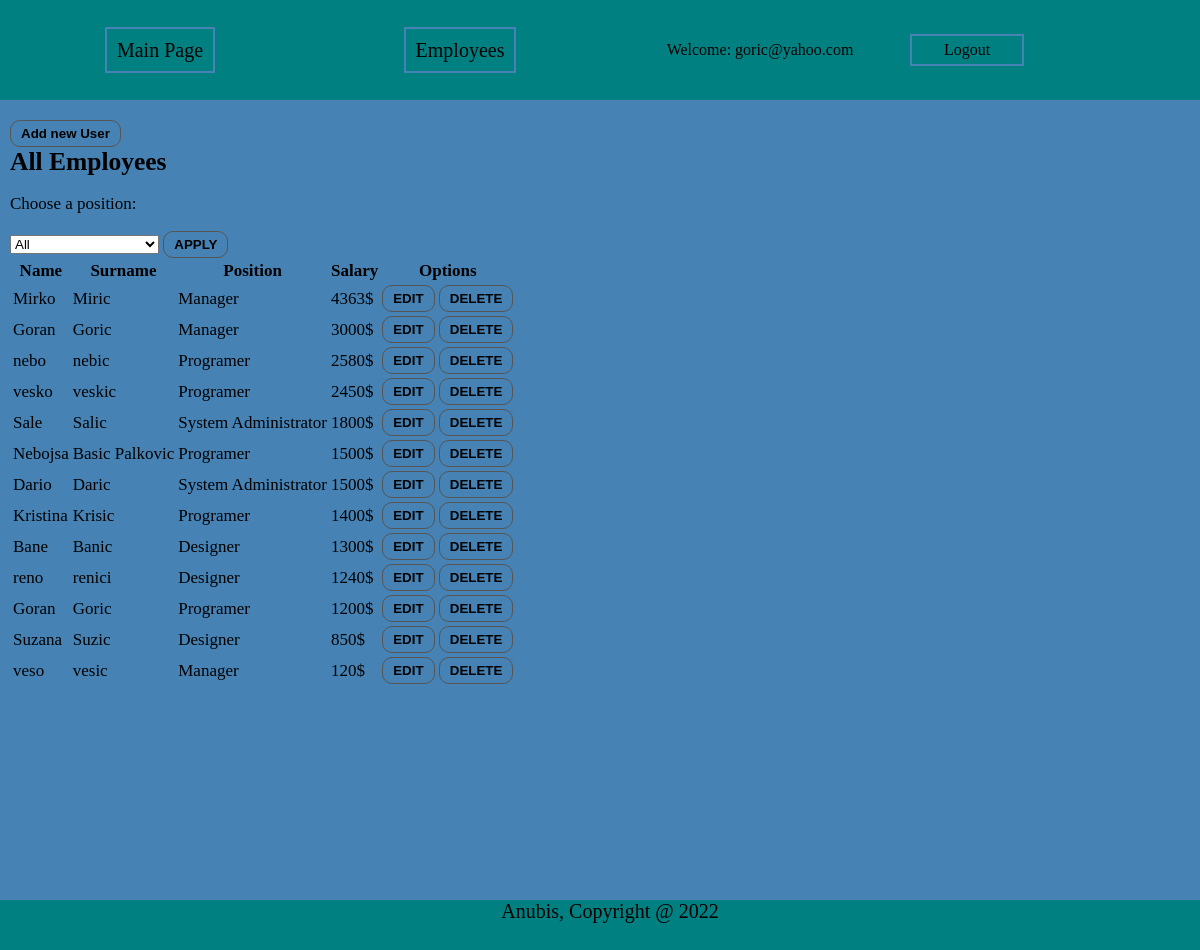
Page /pages/zaposleni.php (signed in) on the earlier database version.
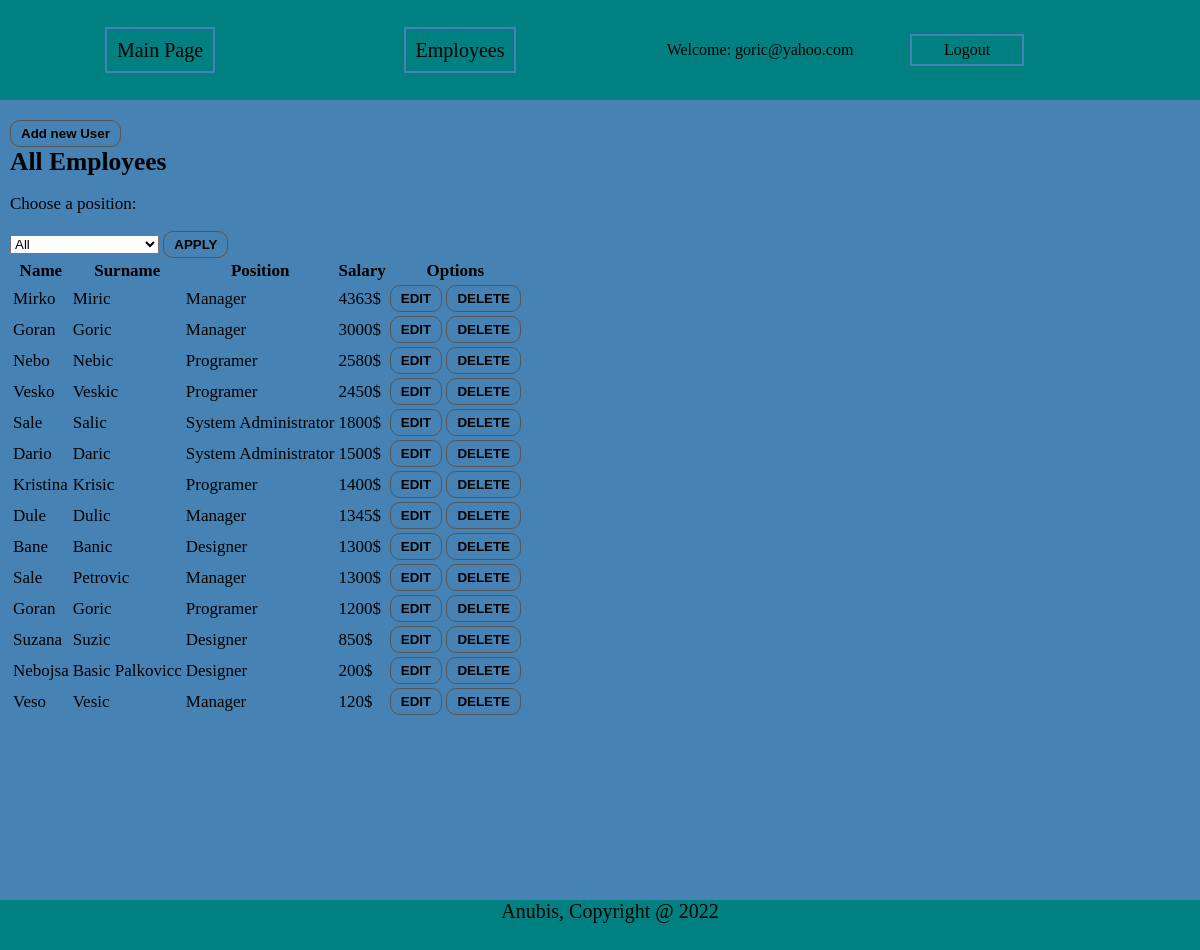
Same page on the later database version.
### tables this page shows
CREATE TABLE `zaposleni` (
  `zaposleni_id` int(255) NOT NULL,
  `zaposleni_ime` varchar(255) NOT NULL,
  `zaposleni_prezime` varchar(255) NOT NULL,
  `pozicija_id` int(255) NOT NULL,
  `zaposleni_plata` float NOT NULL,
  `zaposleni_email` varchar(255) NOT NULL,
  `zaposleni_password` varchar(80) DEFAULT NULL
);

CREATE TABLE `pozicija` (
  `pozicija_id` int(11) NOT NULL,
  `pozicija_naziv` varchar(255) NOT NULL
);

### dashboard/get_data.php (called while the page is built, shortened)
<?php
function getAllEmployees($connection)
{
    $sql = "SELECT p.pozicija_naziv as pozicija_naziv,
    z.zaposleni_id as zaposleni_id,
    z.zaposleni_ime as zaposleni_ime,
    z.zaposleni_prezime as zaposleni_prezime,
    z.zaposleni_plata as zaposleni_plata,
    z.zaposleni_email as zaposleni_email
  FROM zaposleni z
    LEFT JOIN pozicija p on z.pozicija_id = p.pozicija_id
  ORDER BY z.zaposleni_plata DESC";
    $result = mysqli_query($connection, $sql);
    if (mysqli_num_rows($result) > 0) {
        $array = mysqli_fetch_all($result, MYSQLI_ASSOC);
        return $array;
    } else {
        echo "0 results";
    }
}

### pages/zaposleni.php (the view, shortened to what this page needs)
<!DOCTYPE html>
<html lang="en">
<?php
include('header.php');
include('../dashboard/db_connect.php');
include('../dashboard/get_data.php');
include('../classes/User.php');
$zaposleni = getAllEmployees($connection);
?>
<div class="container main">
    <form action="add_page.php" method="POST">
        <br>
        <button name="add_new_user" value="add_new">Add new User</button>
    </form>
    <form action="">
        <h2>All Employees</h2>
        <p>Choose a position:</p>
        <select name="" id="">
            <option value="">All</option>
        </select>
        <button name="applySearch" id="apply">APPLY</button>
    </form>
    <table>
        <thead>
            <tr>
                <th>Name</th>
                <th>Surname</th>
                <th>Position</th>
                <th>Salary</th>
                <th>Options</th>
            </tr>
        </thead>
        <tbody>
            <?php foreach ($zaposleni as $zaposlen) : ?>
                <tr>
                    <form method="POST" action="<?php echo $_SERVER['PHP_SELF'] ?>">
                        <td><?php echo $zaposlen['zaposleni_ime'] ?></td>
                        <td><?php echo $zaposlen['zaposleni_prezime'] ?></td>
                        <td><?php echo $zaposlen['pozicija_naziv'] ?></td>
                        <td><?php echo $zaposlen['zaposleni_plata'] . '$' ?></td>
                        <td>
                            <button type="text" name="editUser"><a href="edit_page.php?id=<?php echo $zaposlen['zaposleni_id'] ?>">EDIT</a></button>
                            <button type="text" name="deleteUser" value="delete">DELETE</button>
                        </td>
                    </form>
                </tr>
            <?php endforeach; ?>
        </tbody>
    </table>
</div>
<?php include('footer.php'); ?>
</html>

Differences in the rows shown:
removed zaposleni: zaposleni_ime "reno", zaposleni_prezime "renici", pozicija.pozicija_naziv "Designer", zaposleni_plata "1240"
changed zaposleni: zaposleni_ime "nebo" → "Nebo"; zaposleni_prezime "nebic" → "Nebic"
changed zaposleni: zaposleni_ime "vesko" → "Vesko"; zaposleni_prezime "veskic" → "Veskic"
added zaposleni: zaposleni_ime "Dule", zaposleni_prezime "Dulic", pozicija.pozicija_naziv "Manager", zaposleni_plata "1345"
added zaposleni: zaposleni_ime "Sale", zaposleni_prezime "Petrovic", pozicija.pozicija_naziv "Manager", zaposleni_plata "1300"
changed zaposleni "Nebojsa": zaposleni_prezime "Basic Palkovic" → "Basic Palkovicc"; pozicija.pozicija_naziv "Programer" → "Designer"; zaposleni_plata "1500" → "200"; moves down the list
changed zaposleni: zaposleni_ime "veso" → "Veso"; zaposleni_prezime "vesic" → "Vesic"
